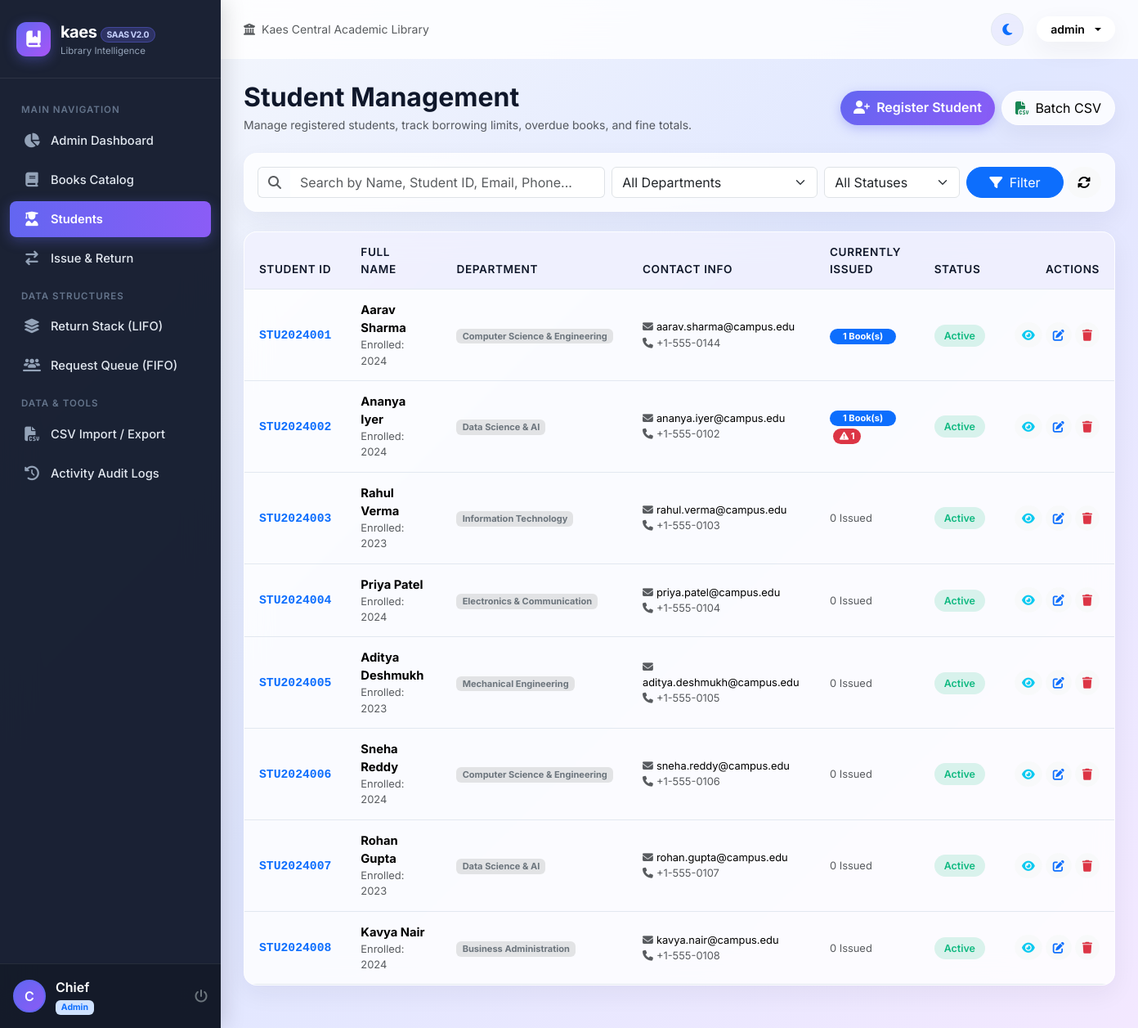
The app's page /students/ (signed in) with its own data.
### students/models.py (models this page shows, shortened)
class Student(models.Model):
    STATUS_CHOICES = (
        ('active', 'Active'),
        ('suspended', 'Suspended'),
        ('graduated', 'Graduated'),
    )
    DEPARTMENT_CHOICES = (
        ('Computer Science & Engineering', 'Computer Science & Engineering'),
        ('Information Technology', 'Information Technology'),
        ('Electronics & Communication', 'Electronics & Communication'),
        ('Mechanical Engineering', 'Mechanical Engineering'),
        ('Civil Engineering', 'Civil Engineering'),
        ('Data Science & AI', 'Data Science & AI'),
        ('Business Administration', 'Business Administration'),
        ('General Sciences', 'General Sciences'),
    )
    user = models.OneToOneField(User, on_delete=models.CASCADE, null=True, blank=True, related_name='student_record')
    student_id = models.CharField(max_length=30, unique=True, help_text="Unique Student Roll/Registration ID")
    first_name = models.CharField(max_length=60)
    last_name = models.CharField(max_length=60)
    email = models.EmailField(unique=True)
    phone = models.CharField(max_length=20)
    department = models.CharField(max_length=100, choices=DEPARTMENT_CHOICES, default='Computer Science & Engineering')
    enrollment_year = models.PositiveIntegerField(default=2024)
    status = models.CharField(max_length=20, choices=STATUS_CHOICES, default='active')
    address = models.TextField(blank=True)
    created_at = models.DateTimeField(auto_now_add=True)
    updated_at = models.DateTimeField(auto_now=True)
    class Meta:
        ordering = ['student_id']
    @property
    def full_name(self):
        return f"{self.first_name} {self.last_name}"
    @property
    def currently_issued_count(self):
        return self.issues.filter(status='issued').count()
    @property
    def overdue_count(self):
        today = timezone.now().date()
        return self.issues.filter(status='issued', due_date__lt=today).count()

### students/views.py (the view, shortened to what this page needs)
# urls.py: path('', views.student_list_view, name='students_list'),
@login_required
def student_list_view(request):
    if hasattr(request.user, 'profile') and request.user.profile.is_student:
        return redirect('student_dashboard')
    query = request.GET.get('q', '').strip()
    department = request.GET.get('department', '').strip()
    status = request.GET.get('status', '').strip()
    students = Student.objects.all()
    if department:
        students = students.filter(department=department)
    if status:
        students = students.filter(status=status)
    paginator = Paginator(students, 10)
    page_number = request.GET.get('page')
    page_obj = paginator.get_page(page_number)
    departments = [choice[0] for choice in Student.DEPARTMENT_CHOICES]
    context = {
        'students': page_obj,
        'query': query,
        'departments': departments,
        'selected_department': department,
        'selected_status': status,
        'total_results': paginator.count,
    }
    return render(request, 'students.html', context)

### accounts/context_processors.py (called while the page is built)
def user_role_context(request):
    if request.user.is_authenticated:
        profile = getattr(request.user, 'profile', None)
        is_admin = False
        is_student = False
        if profile:
            is_admin = profile.is_admin
            is_student = profile.is_student
        elif request.user.is_superuser or request.user.is_staff:
            is_admin = True
        return {
            'user_profile': profile,
            'is_admin': is_admin,
            'is_student': is_student,
        }
    return {
        'user_profile': None,
        'is_admin': False,
        'is_student': False,
    }

### accounts/models.py (called while the page is built)
    @property
    def is_admin(self):
        return self.role == 'admin' or self.user.is_superuser or self.user.is_staff

    @property
    def is_student(self):
        return self.role == 'student' and not (self.user.is_superuser or self.user.is_staff)

### templates/students.html (shortened to what this page needs)
{% extends 'base.html' %}
{% block content %}
<div class="d-flex flex-column flex-md-row justify-content-between align-items-md-center gap-3 mb-4">
    <div>
        <h2 class="fw-bold mb-1">Student Management</h2>
        <p class="text-muted small mb-0">Manage registered students, track borrowing limits, overdue books, and fine totals.</p>
    </div>
    <div class="d-flex gap-2">
        <a href="{% url 'student_add' %}" class="btn btn-primary-gradient rounded-pill px-3 py-2 small">
            <i class="fas fa-user-plus me-1"></i> Register Student
        </a>
        <a href="{% url 'csv_manager' %}" class="btn btn-light glass-card rounded-pill px-3 py-2 small">
            <i class="fas fa-file-csv me-1 text-success"></i> Batch CSV
        </a>
    </div>
</div>
<div class="glass-panel p-3 mb-4">
    <form method="GET" action="{% url 'students_list' %}" class="row g-2 align-items-center">
        <div class="col-md-5">
            <div class="input-group">
                <span class="input-group-text bg-transparent border-end-0"><i class="fas fa-search text-muted"></i></span>
                <input type="text" name="q" value="{{ query }}" class="form-control border-start-0" placeholder="Search by Name, Student ID, Email, Phone...">
            </div>
        </div>
        <div class="col-md-3">
            <select name="department" class="form-select">
                <option value="">All Departments</option>
            </select>
        </div>
        <div class="col-md-2">
            <select name="status" class="form-select">
                <option value="">All Statuses</option>
            </select>
        </div>
        <div class="col-md-2 d-flex gap-1">
            <button type="submit" class="btn btn-primary rounded-pill w-100"><i class="fas fa-filter me-1"></i> Filter</button>
            <a href="{% url 'students_list' %}" class="btn btn-light rounded-pill" title="Reset"><i class="fas fa-rotate"></i></a>
        </div>
    </form>
</div>
<div class="glass-panel overflow-hidden mb-4">
    <div class="table-responsive">
        <table class="table custom-table align-middle mb-0">
            <thead>
                <tr>
                    <th>Student ID</th>
                    <th>Full Name</th>
                    <th>Department</th>
                    <th>Contact Info</th>
                    <th>Currently Issued</th>
                    <th>Status</th>
                    <th class="text-end">Actions</th>
                </tr>
            </thead>
            <tbody>
                {% for s in students %}
                <tr>
                    <td>
                        <span class="fw-bold text-primary font-monospace">{{ s.student_id }}</span>
                    </td>
                    <td>
                        <div class="fw-bold">{{ s.full_name }}</div>
                        <div class="small text-muted">Enrolled: {{ s.enrollment_year }}</div>
                    </td>
                    <td>
                        <span class="badge bg-secondary-subtle text-secondary">{{ s.department }}</span>
                    </td>
                    <td>
                        <div class="small"><i class="fas fa-envelope me-1 text-muted"></i>{{ s.email }}</div>
                        <div class="small text-muted"><i class="fas fa-phone me-1"></i>{{ s.phone }}</div>
                    </td>
                    <td>
                        {% if s.currently_issued_count > 0 %}
                            <span class="badge bg-primary rounded-pill px-3 py-1">{{ s.currently_issued_count }} Book(s)</span>
                            {% if s.overdue_count > 0 %}
                                <span class="badge bg-danger rounded-pill px-2 py-1 ms-1" title="Overdue books!"><i class="fas fa-triangle-exclamation"></i> {{ s.overdue_count }}</span>
                            {% endif %}
                        {% else %}
                            <span class="text-muted small">0 Issued</span>
                        {% endif %}
                    </td>
                    <td>
                        {% if s.status == 'active' %}
                            <span class="badge-pill-soft badge-available">Active</span>
                        {% elif s.status == 'suspended' %}
                            <span class="badge-pill-soft badge-out">Suspended</span>
                        {% else %}
                            <span class="badge-pill-soft bg-secondary-subtle text-secondary">Graduated</span>
                        {% endif %}
                    </td>
                    <td class="text-end">
                        <div class="d-flex justify-content-end gap-1">
                            <a href="{% url 'student_detail' s.id %}" class="btn btn-sm btn-light rounded-pill" title="View Profile & Borrow History">
                                <i class="fas fa-eye text-info"></i>
                            </a>
                            <a href="{% url 'student_edit' s.id %}" class="btn btn-sm btn-light rounded-pill" title="Edit">
                                <i class="fas fa-edit text-primary"></i>
                            </a>
                            <a href="{% url 'student_delete' s.id %}" class="btn btn-sm btn-light rounded-pill" title="Delete">
                                <i class="fas fa-trash text-danger"></i>
                            </a>
                        </div>
                    </td>
                </tr>
                {% endfor %}
            </tbody>
        </table>
    </div>
</div>
{% endblock %}

### templates/base.html (shortened to what this page needs)
{% load static %}
<!DOCTYPE html>
<html lang="en" data-theme="light">
<head>
    <link href="https://cdn.jsdelivr.net/npm/bootstrap@5.3.3/dist/css/bootstrap.min.css" rel="stylesheet">
    <link rel="stylesheet" href="https://cdnjs.cloudflare.com/ajax/libs/font-awesome/6.5.2/css/all.min.css">
    <link rel="stylesheet" href="{% static 'css/style.css' %}">
</head>
<body>
<div class="app-wrapper">
    {% if user.is_authenticated %}
    <aside class="app-sidebar">
        <div class="sidebar-brand">
            <div class="brand-icon">
                <i class="fas fa-book-bookmark"></i>
            </div>
            <div>
                <div class="brand-title">kaes <span class="brand-badge">SaaS v2.0</span></div>
                <div style="font-size: 0.72rem; color: #94a3b8;">Library Intelligence</div>
            </div>
        </div>
        <ul class="sidebar-menu">
            {% if is_admin %}
            <li class="sidebar-heading">Main Navigation</li>
            <li class="sidebar-item">
                <a href="{% url 'dashboard' %}" class="sidebar-link {% if request.resolver_match.url_name == 'dashboard' %}active{% endif %}">
                    <i class="fas fa-chart-pie"></i>
                    <span>Admin Dashboard</span>
                </a>
            </li>
            <li class="sidebar-item">
                <a href="{% url 'books_list' %}" class="sidebar-link {% if 'books' in request.path %}active{% endif %}">
                    <i class="fas fa-book"></i>
                    <span>Books Catalog</span>
                </a>
            </li>
            <li class="sidebar-item">
                <a href="{% url 'students_list' %}" class="sidebar-link {% if 'students' in request.path %}active{% endif %}">
                    <i class="fas fa-user-graduate"></i>
                    <span>Students</span>
                </a>
            </li>
            <li class="sidebar-item">
                <a href="{% url 'issue_return' %}" class="sidebar-link {% if 'transactions' in request.path %}active{% endif %}">
                    <i class="fas fa-arrow-right-arrow-left"></i>
                    <span>Issue & Return</span>
                </a>
            </li>
            <li class="sidebar-heading">Data Structures</li>
            <li class="sidebar-item">
                <a href="{% url 'stack_view' %}" class="sidebar-link {% if 'returns-stack' in request.path %}active{% endif %}">
                    <i class="fas fa-layer-group"></i>
                    <span>Return Stack (LIFO)</span>
                </a>
            </li>
            <li class="sidebar-item">
                <a href="{% url 'queue_view' %}" class="sidebar-link {% if 'requests-queue' in request.path %}active{% endif %}">
                    <i class="fas fa-users-line"></i>
                    <span>Request Queue (FIFO)</span>
                </a>
            </li>
            <li class="sidebar-heading">Data & Tools</li>
            <li class="sidebar-item">
                <a href="{% url 'csv_manager' %}" class="sidebar-link {% if 'csv-manager' in request.path %}active{% endif %}">
                    <i class="fas fa-file-csv"></i>
                    <span>CSV Import / Export</span>
                </a>
            </li>
            <li class="sidebar-item">
                <a href="{% url 'activity_logs' %}" class="sidebar-link {% if 'activity-logs' in request.path %}active{% endif %}">
                    <i class="fas fa-clock-rotate-left"></i>
                    <span>Activity Audit Logs</span>
                </a>
            </li>
            {% endif %}
        </ul>
        <div class="sidebar-user">
            {% if user.profile.avatar %}
                <img src="{{ user.profile.avatar.url }}" alt="{{ user.username }}">
            {% else %}
                <div class="user-avatar-circle">
                    {{ user.first_name|default:user.username|slice:":1"|upper }}
                </div>
            {% endif %}
            <div class="flex-grow-1 text-truncate">
                <div class="fw-semibold text-white text-truncate">{{ user.first_name|default:user.username }}</div>
                <div class="small text-muted">
                    {% if is_admin %}<span class="badge bg-primary-subtle text-primary">Admin</span>{% else %}<span class="badge bg-info-subtle text-info">Student</span>{% endif %}
                </div>
            </div>
            <a href="{% url 'logout' %}" class="text-secondary" title="Logout">
                <i class="fas fa-power-off"></i>
            </a>
        </div>
    </aside>
    {% endif %}
    <div class="app-main {% if not user.is_authenticated %}m-0 w-100{% endif %}">
        {% if user.is_authenticated %}
        <header class="app-header">
            <div class="d-flex align-items-center gap-3">
                <div class="d-none d-md-flex align-items-center gap-2 text-muted small">
                    <i class="fas fa-university"></i>
                    <span>Kaes Central Academic Library</span>
                </div>
            </div>
            <div class="d-flex align-items-center gap-3">
                <button type="button" class="theme-toggle-btn" id="themeToggleBtn" title="Toggle Light / Dark Mode">
                    <i class="fas fa-moon text-primary"></i>
                </button>
                <div class="dropdown">
                    <button class="btn btn-light glass-card rounded-pill d-flex align-items-center gap-2 px-3 py-1 dropdown-toggle" type="button" data-bs-toggle="dropdown">
                        <span class="fw-semibold small">{{ user.username }}</span>
                    </button>
                </div>
            </div>
        </header>
        {% endif %}
        <div class="toast-container position-fixed top-0 end-0 p-3" id="toastContainer" style="z-index: 2000;">
        </div>
        <main class="app-content">
            {% block content %}{% endblock %}
        </main>
    </div>
</div>
</body>
</html>

### records on screen
Student: student_id "STU2024001", full_name "Aarav Sharma", enrollment_year "2024", department "Computer Science & Engineering", email "aarav.sharma@campus.edu", phone "+1-555-0144", currently_issued_count "1", status "Active"
Student: student_id "STU2024002", full_name "Ananya Iyer", enrollment_year "2024", department "Data Science & AI", email "ananya.iyer@campus.edu", phone "+1-555-0102", currently_issued_count "1", overdue_count "1", status "Active"
Student: student_id "STU2024003", full_name "Rahul Verma", enrollment_year "2023", department "Information Technology", email "rahul.verma@campus.edu", phone "+1-555-0103", shows "0 Issued", status "Active"
Student: student_id "STU2024004", full_name "Priya Patel", enrollment_year "2024", department "Electronics & Communication", email "priya.patel@campus.edu", phone "+1-555-0104", shows "0 Issued", status "Active"
Student: student_id "STU2024005", full_name "Aditya Deshmukh", enrollment_year "2023", department "Mechanical Engineering", email "aditya.deshmukh@campus.edu", phone "+1-555-0105", shows "0 Issued", status "Active"
Student: student_id "STU2024006", full_name "Sneha Reddy", enrollment_year "2024", department "Computer Science & Engineering", email "sneha.reddy@campus.edu", phone "+1-555-0106", shows "0 Issued", status "Active"
Student: student_id "STU2024007", full_name "Rohan Gupta", enrollment_year "2023", department "Data Science & AI", email "rohan.gupta@campus.edu", phone "+1-555-0107", shows "0 Issued", status "Active"
Student: student_id "STU2024008", full_name "Kavya Nair", enrollment_year "2024", department "Business Administration", email "kavya.nair@campus.edu", phone "+1-555-0108", shows "0 Issued", status "Active"

### other values on screen
{{ user.first_name|default:user.username|slice:":1"|upper }} "C"
{{ user.first_name|default:user.username }} "Chief"
{{ user.username }} "admin"
